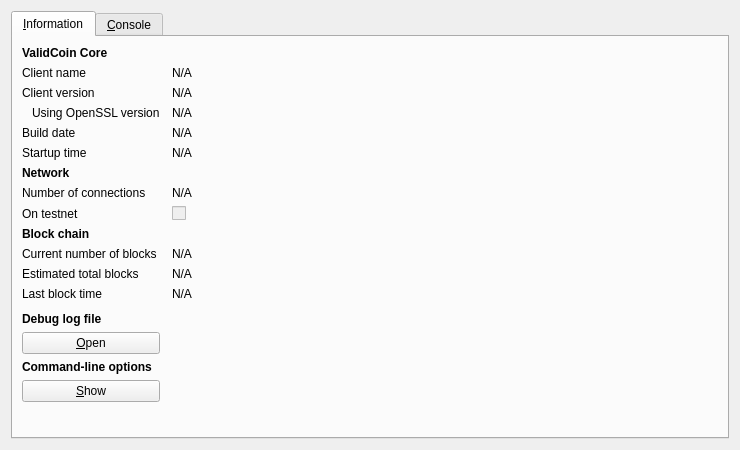
<?xml version="1.0" encoding="UTF-8"?>
<ui version="4.0">
 <class>RPCConsole</class>
 <widget class="QDialog" name="RPCConsole">
  <property name="geometry">
   <rect>
    <x>0</x>
    <y>0</y>
    <width>740</width>
    <height>450</height>
   </rect>
  </property>
  <property name="windowTitle">
   <string>ValidCoin - Debug window</string>
  </property>
  <layout class="QVBoxLayout" name="verticalLayout_2">
   <item>
    <widget class="QTabWidget" name="tabWidget">
     <property name="currentIndex">
      <number>0</number>
     </property>
     <widget class="QWidget" name="tab_info">
      <attribute name="title">
       <string>&amp;Information</string>
      </attribute>
      <layout class="QGridLayout" name="gridLayout" columnstretch="0,1">
       <property name="horizontalSpacing">
        <number>12</number>
       </property>
       <item row="0" column="0">
        <widget class="QLabel" name="label_9">
         <property name="font">
          <font>
           <weight>75</weight>
           <bold>true</bold>
          </font>
         </property>
         <property name="text">
          <string>ValidCoin Core</string>
         </property>
        </widget>
       </item>
       <item row="1" column="0">
        <widget class="QLabel" name="label_5">
         <property name="text">
          <string>Client name</string>
         </property>
        </widget>
       </item>
       <item row="1" column="1">
        <widget class="QLabel" name="clientName">
         <property name="cursor">
          <cursorShape>IBeamCursor</cursorShape>
         </property>
         <property name="text">
          <string>N/A</string>
         </property>
         <property name="textFormat">
          <enum>Qt::PlainText</enum>
         </property>
         <property name="textInteractionFlags">
          <set>Qt::LinksAccessibleByMouse|Qt::TextSelectableByKeyboard|Qt::TextSelectableByMouse</set>
         </property>
        </widget>
       </item>
       <item row="2" column="0">
        <widget class="QLabel" name="label_6">
         <property name="text">
          <string>Client version</string>
         </property>
        </widget>
       </item>
       <item row="2" column="1">
        <widget class="QLabel" name="clientVersion">
         <property name="cursor">
          <cursorShape>IBeamCursor</cursorShape>
         </property>
         <property name="text">
          <string>N/A</string>
         </property>
         <property name="textFormat">
          <enum>Qt::PlainText</enum>
         </property>
         <property name="textInteractionFlags">
          <set>Qt::LinksAccessibleByMouse|Qt::TextSelectableByKeyboard|Qt::TextSelectableByMouse</set>
         </property>
        </widget>
       </item>
       <item row="3" column="0">
        <widget class="QLabel" name="label_14">
         <property name="text">
          <string>Using OpenSSL version</string>
         </property>
         <property name="indent">
          <number>10</number>
         </property>
        </widget>
       </item>
       <item row="3" column="1">
        <widget class="QLabel" name="openSSLVersion">
         <property name="cursor">
          <cursorShape>IBeamCursor</cursorShape>
         </property>
         <property name="text">
          <string>N/A</string>
         </property>
         <property name="textFormat">
          <enum>Qt::PlainText</enum>
         </property>
         <property name="textInteractionFlags">
          <set>Qt::LinksAccessibleByMouse|Qt::TextSelectableByKeyboard|Qt::TextSelectableByMouse</set>
         </property>
        </widget>
       </item>
       <item row="4" column="0">
        <widget class="QLabel" name="label_12">
         <property name="text">
          <string>Build date</string>
         </property>
        </widget>
       </item>
       <item row="4" column="1">
        <widget class="QLabel" name="buildDate">
         <property name="cursor">
          <cursorShape>IBeamCursor</cursorShape>
         </property>
         <property name="text">
          <string>N/A</string>
         </property>
         <property name="textFormat">
          <enum>Qt::PlainText</enum>
         </property>
         <property name="textInteractionFlags">
          <set>Qt::LinksAccessibleByMouse|Qt::TextSelectableByKeyboard|Qt::TextSelectableByMouse</set>
         </property>
        </widget>
       </item>
       <item row="5" column="0">
        <widget class="QLabel" name="label_13">
         <property name="text">
          <string>Startup time</string>
         </property>
        </widget>
       </item>
       <item row="5" column="1">
        <widget class="QLabel" name="startupTime">
         <property name="cursor">
          <cursorShape>IBeamCursor</cursorShape>
         </property>
         <property name="text">
          <string>N/A</string>
         </property>
         <property name="textFormat">
          <enum>Qt::PlainText</enum>
         </property>
         <property name="textInteractionFlags">
          <set>Qt::LinksAccessibleByMouse|Qt::TextSelectableByKeyboard|Qt::TextSelectableByMouse</set>
         </property>
        </widget>
       </item>
       <item row="6" column="0">
        <widget class="QLabel" name="label_11">
         <property name="font">
          <font>
           <weight>75</weight>
           <bold>true</bold>
          </font>
         </property>
         <property name="text">
          <string>Network</string>
         </property>
        </widget>
       </item>
       <item row="7" column="0">
        <widget class="QLabel" name="label_7">
         <property name="text">
          <string>Number of connections</string>
         </property>
        </widget>
       </item>
       <item row="7" column="1">
        <widget class="QLabel" name="numberOfConnections">
         <property name="cursor">
          <cursorShape>IBeamCursor</cursorShape>
         </property>
         <property name="text">
          <string>N/A</string>
         </property>
         <property name="textFormat">
          <enum>Qt::PlainText</enum>
         </property>
         <property name="textInteractionFlags">
          <set>Qt::LinksAccessibleByMouse|Qt::TextSelectableByKeyboard|Qt::TextSelectableByMouse</set>
         </property>
        </widget>
       </item>
       <item row="8" column="0">
        <widget class="QLabel" name="label_8">
         <property name="text">
          <string>On testnet</string>
         </property>
        </widget>
       </item>
       <item row="8" column="1">
        <widget class="QCheckBox" name="isTestNet">
         <property name="enabled">
          <bool>false</bool>
         </property>
         <property name="text">
          <string/>
         </property>
        </widget>
       </item>
       <item row="9" column="0">
        <widget class="QLabel" name="label_10">
         <property name="font">
          <font>
           <weight>75</weight>
           <bold>true</bold>
          </font>
         </property>
         <property name="text">
          <string>Block chain</string>
         </property>
        </widget>
       </item>
       <item row="10" column="0">
        <widget class="QLabel" name="label_3">
         <property name="text">
          <string>Current number of blocks</string>
         </property>
        </widget>
       </item>
       <item row="10" column="1">
        <widget class="QLabel" name="numberOfBlocks">
         <property name="cursor">
          <cursorShape>IBeamCursor</cursorShape>
         </property>
         <property name="text">
          <string>N/A</string>
         </property>
         <property name="textFormat">
          <enum>Qt::PlainText</enum>
         </property>
         <property name="textInteractionFlags">
          <set>Qt::LinksAccessibleByMouse|Qt::TextSelectableByKeyboard|Qt::TextSelectableByMouse</set>
         </property>
        </widget>
       </item>
       <item row="11" column="0">
        <widget class="QLabel" name="label_4">
         <property name="text">
          <string>Estimated total blocks</string>
         </property>
        </widget>
       </item>
       <item row="11" column="1">
        <widget class="QLabel" name="totalBlocks">
         <property name="cursor">
          <cursorShape>IBeamCursor</cursorShape>
         </property>
         <property name="text">
          <string>N/A</string>
         </property>
         <property name="textFormat">
          <enum>Qt::PlainText</enum>
         </property>
         <property name="textInteractionFlags">
          <set>Qt::LinksAccessibleByMouse|Qt::TextSelectableByKeyboard|Qt::TextSelectableByMouse</set>
         </property>
        </widget>
       </item>
       <item row="12" column="0">
        <widget class="QLabel" name="label_2">
         <property name="text">
          <string>Last block time</string>
         </property>
        </widget>
       </item>
       <item row="12" column="1">
        <widget class="QLabel" name="lastBlockTime">
         <property name="cursor">
          <cursorShape>IBeamCursor</cursorShape>
         </property>
         <property name="text">
          <string>N/A</string>
         </property>
         <property name="textFormat">
          <enum>Qt::PlainText</enum>
         </property>
         <property name="textInteractionFlags">
          <set>Qt::LinksAccessibleByMouse|Qt::TextSelectableByKeyboard|Qt::TextSelectableByMouse</set>
         </property>
        </widget>
       </item>
       <item row="13" column="0">
        <spacer name="verticalSpacer_2">
         <property name="orientation">
          <enum>Qt::Vertical</enum>
         </property>
         <property name="sizeHint" stdset="0">
          <size>
           <width>20</width>
           <height>20</height>
          </size>
         </property>
        </spacer>
       </item>
       <item row="14" column="0">
        <widget class="QLabel" name="labelDebugLogfile">
         <property name="font">
          <font>
           <weight>75</weight>
           <bold>true</bold>
          </font>
         </property>
         <property name="text">
          <string>Debug log file</string>
         </property>
        </widget>
       </item>
       <item row="15" column="0">
        <widget class="QPushButton" name="openDebugLogfileButton">
         <property name="toolTip">
          <string>Open the ValidCoin debug log file from the current data directory. This can take a few seconds for large log files.</string>
         </property>
         <property name="text">
          <string>&amp;Open</string>
         </property>
         <property name="autoDefault">
          <bool>false</bool>
         </property>
        </widget>
       </item>
       <item row="16" column="0">
        <widget class="QLabel" name="labelCLOptions">
         <property name="font">
          <font>
           <weight>75</weight>
           <bold>true</bold>
          </font>
         </property>
         <property name="text">
          <string>Command-line options</string>
         </property>
        </widget>
       </item>
       <item row="17" column="0">
        <widget class="QPushButton" name="showCLOptionsButton">
         <property name="toolTip">
          <string>Show the ValidCoin-Qt help message to get a list with possible ValidCoin command-line options.</string>
         </property>
         <property name="text">
          <string>&amp;Show</string>
         </property>
         <property name="autoDefault">
          <bool>false</bool>
         </property>
        </widget>
       </item>
       <item row="18" column="0">
        <spacer name="verticalSpacer">
         <property name="orientation">
          <enum>Qt::Vertical</enum>
         </property>
         <property name="sizeHint" stdset="0">
          <size>
           <width>20</width>
           <height>40</height>
          </size>
         </property>
        </spacer>
       </item>
      </layout>
     </widget>
     <widget class="QWidget" name="tab_console">
      <attribute name="title">
       <string>&amp;Console</string>
      </attribute>
      <layout class="QVBoxLayout" name="verticalLayout_3">
       <property name="spacing">
        <number>3</number>
       </property>
       <item>
        <widget class="QTextEdit" name="messagesWidget">
         <property name="minimumSize">
          <size>
           <width>0</width>
           <height>100</height>
          </size>
         </property>
         <property name="readOnly">
          <bool>true</bool>
         </property>
         <property name="tabKeyNavigation" stdset="0">
          <bool>false</bool>
         </property>
         <property name="columnCount" stdset="0">
          <number>2</number>
         </property>
        </widget>
       </item>
       <item>
        <layout class="QHBoxLayout" name="horizontalLayout">
         <property name="spacing">
          <number>3</number>
         </property>
         <item>
          <widget class="QLabel" name="label">
           <property name="text">
            <string notr="true">&gt;</string>
           </property>
          </widget>
         </item>
         <item>
          <widget class="QLineEdit" name="lineEdit"/>
         </item>
         <item>
          <widget class="QPushButton" name="clearButton">
           <property name="maximumSize">
            <size>
             <width>24</width>
             <height>24</height>
            </size>
           </property>
           <property name="toolTip">
            <string>Clear console</string>
           </property>
           <property name="text">
            <string/>
           </property>
           <property name="icon">
            <iconset resource="../bitcoin.qrc">
             <normaloff>:/icons/remove</normaloff>:/icons/remove</iconset>
           </property>
           <property name="shortcut">
            <string notr="true">Ctrl+L</string>
           </property>
           <property name="autoDefault">
            <bool>false</bool>
           </property>
          </widget>
         </item>
        </layout>
       </item>
      </layout>
     </widget>
    </widget>
   </item>
  </layout>
 </widget>
 <resources>
  <include location="../bitcoin.qrc"/>
 </resources>
 <connections/>
</ui>
